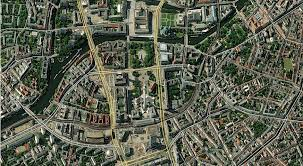
#> input picture cv/images.jpeg, 303 x 166 px, found by its file name
$ jupyter execute --allow-errors roadoc.ipynb
#> lines starting #> are read from the running program, lines starting #| are printed output that depends on the picture; after the words box and inside, x2 and y2 are one past the last pixel; in counts of white or black regions, pixels touching at a corner belong together
## Install

[cell 1]
#torch torchvision huggingface-hub

## Import

[cell 2]
import os
import numpy as np
import matplotlib.pyplot as plt
import cv2
from PIL import Image
# import torch
# from torchvision import transforms, models
# from huggingface_hub import hf_hub_download

## Config

[cell 3]
INPUT_IMAGE_PATH = r'C:\Users\sride\OneDrive\Documents\Projects\py\ds\images.jpeg'

orig_bgr = cv2.imread(INPUT_IMAGE_PATH)
#> orig_bgr is the input picture: shape (166, 303, 3); mean B, G, R 80.9, 96.4, 92.6
if orig_bgr is None:
    raise FileNotFoundError(f"Input image not found: {INPUT_IMAGE_PATH}")
orig_rgb = cv2.cvtColor(orig_bgr, cv2.COLOR_BGR2RGB)
print('Original image shape:', orig_rgb.shape)
#| Original image shape: (166, 303, 3)

plt.axis('off')
plt.imshow(orig_rgb)

[cell 4]
# %%
# 3) DeepLabV3 segmentation (Cityscapes pre-trained model)

print('Downloading model weights from Hugging Face (Koushim/deeplabv3-resnet50-cityscapes)...')
repo_id = 'Koushim/deeplabv3-resnet50-cityscapes'
model_filename = 'pytorch_model.bin'
#> (the rest of this cell did not finish here and is left out)

[cell 5]
gray = cv2.cvtColor(orig_rgb, cv2.COLOR_RGB2GRAY)
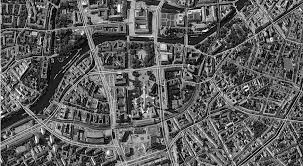
#> gray: shape (166, 303); min 0, max 254, mean 93.5
plt.axis('off')
plt.imshow(gray, cmap='gray')

[cell 6]
blur = cv2.GaussianBlur(gray, (7,7), 0)
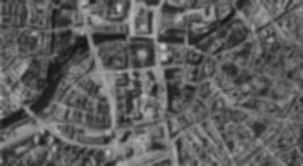
#> blur: shape (166, 303); min 17, max 200, mean 93.4
plt.axis('off')
plt.imshow(blur, cmap='gray')

[cell 7]
adapt = cv2.adaptiveThreshold(blur, 255, cv2.ADAPTIVE_THRESH_GAUSSIAN_C,
                              cv2.THRESH_BINARY_INV, 25, 9)
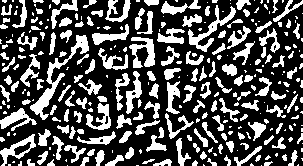
#> adapt: shape (166, 303); 31.9% white; 306 white regions (145 under 20 px), largest, box (x1, y1, x2, y2) and area: (30, 35, 89, 120) 812, (188, 5, 236, 52) 499, (129, 37, 155, 68) 439
plt.axis('off')
plt.imshow(adapt, cmap='gray')

[cell 8]
edges = cv2.Canny(blur, 50, 150)
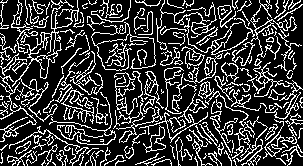
#> edges: shape (166, 303); 22.8% white in thin lines or dots
plt.axis('off')
plt.imshow(edges, cmap='gray')

[cell 9]
kernel = cv2.getStructuringElement(cv2.MORPH_ELLIPSE, (2,2))
dil = cv2.dilate(edges, kernel, iterations=1)
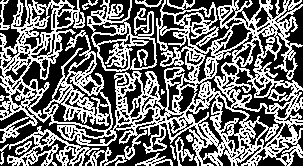
#> dil: shape (166, 303); 44.5% white in thin lines or dots
plt.axis('off')
plt.imshow(dil, cmap='gray')

[cell 10]
closed = cv2.morphologyEx(dil, cv2.MORPH_CLOSE, kernel, iterations=1)
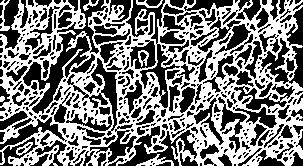
#> closed: shape (166, 303); 47.7% white; 8 white regions, largest, box (x1, y1, x2, y2) and area: (0, 0, 303, 166) 23359, (136, 154, 174, 166) 166, (0, 0, 10, 31) 125
opened = cv2.morphologyEx(closed, cv2.MORPH_OPEN, kernel, iterations=1)
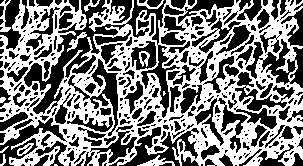
#> opened: shape (166, 303); 48.9% white; 13 white regions (2 under 20 px), largest, box (x1, y1, x2, y2) and area: (0, 0, 303, 166) 23770, (137, 155, 175, 166) 158, (0, 0, 11, 32) 140
plt.axis('off')
plt.imshow(opened, cmap='gray')

[cell 11]
num_labels, labels_im = cv2.connectedComponents(opened)
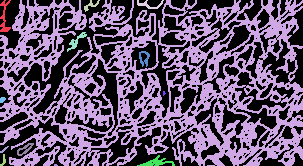
#> labels_im: shape (166, 303) int32; 14 distinct labels, from 0 to 13; one colour per label, 0 black
#> num_labels = 14
areas = [np.sum(labels_im==i) for i in range(1, num_labels)]
#> areas = [140, 23770, 64, 89, 110, 88, 10, 28, 86, 21, 32, 158, 7]
median_area = np.median(areas) if len(areas) else 0
#> median_area = 86
mask_cv = np.zeros_like(gray)
for i, area in enumerate(areas, start=1):
    if area > max(100, median_area*0.5):
        mask_cv[labels_im==i] = 255
#> this loop made 13 passes
#> area on passes 1, 2, 3, 4, 5, 6, 8, 9, 10, 11, 12: 140, 23770, 64, 89, 110, 88, 28, 86, 21, 32, 158
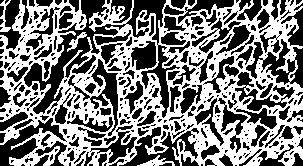
#> mask_cv: shape (166, 303); 48.1% white; 4 white regions, box (x1, y1, x2, y2) and area: (0, 0, 303, 166) 23770, (137, 155, 175, 166) 158, (0, 0, 11, 32) 140, (67, 32, 87, 52) 110

plt.axis('off')
plt.imshow(mask_cv, cmap='gray')

[cell 12]
overlay = orig_rgb.copy()
red = np.array([255,0,0], dtype=np.uint8)
alpha = 0.5
overlay[mask_cv==255] = (overlay[mask_cv==255] * (1-alpha) + red * alpha).astype(np.uint8)
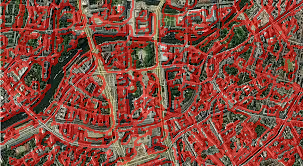
#> overlay: shape (166, 303, 3); mean R, G, B 131.2, 72.9, 61
plt.axis('off')
plt.imshow(overlay)

#> (a cell that did not finish here is left out)

#> (a cell that did not finish here is left out)

#> (a cell that did not finish here is left out)

[cell 16]
road_train_id = 0
#> (the rest of this cell did not finish here and is left out)

[cell 17]
overlay_dl = orig_rgb.copy()
#> (the rest of this cell did not finish here and is left out)

[cell 18]
# %%
# 4) Compare side-by-side: original, OpenCV overlay, DeepLab overlay
fig, axs = plt.subplots(1,3, figsize=(18,8))
axs[0].imshow(orig_rgb); axs[0].set_title('Original'); axs[0].axis('off')
axs[1].imshow(overlay); axs[1].set_title('OpenCV overlay'); axs[1].axis('off')
axs[2].imshow(overlay_dl); axs[2].set_title('DeepLab overlay'); axs[2].axis('off')
plt.tight_layout()
plt.show()

#> (the rest of this cell did not finish here and is left out)
